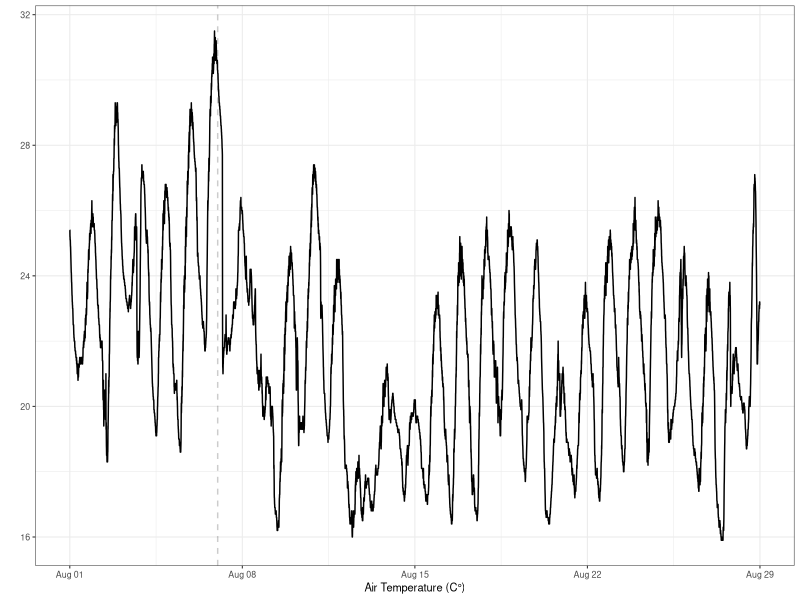
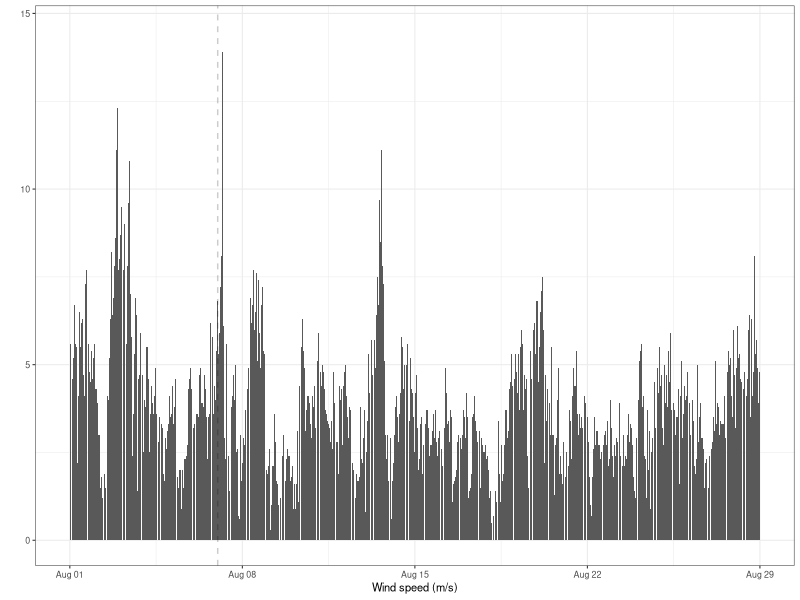

Here is the R script that generated these plots, in order: (Note: this script raises an error after producing the figures.)
#Load in packages
library(tidyverse) 
library(lubridate)
library(patchwork)


weather<- read_csv("data/weather/aos_weather.csv")


air_temp<-ggplot(dplyr::filter(weather, month(datetime) == 8))+
  geom_line(aes(x = datetime, y = air_temp))+
  geom_vline(xintercept = as.POSIXct("2022-08-07 00:00:00"), linetype = "dashed", alpha = 0.2)+
  xlab("Air Temperature (C°)")+
  ylab("")+
  theme_bw(base_size = 8)
wind<-ggplot(dplyr::filter(weather, month(datetime) == 8))+
  geom_col(aes(x = datetime, y = wind_speed))+
  geom_vline(xintercept = as.POSIXct("2022-08-07 00:00:00"), linetype = "dashed", alpha = 0.2)+
  xlab("Wind speed (m/s)")+
  ylab("")+
  theme_bw(base_size = 8)
precip<-ggplot(dplyr::filter(weather, month(datetime) == 8))+
  geom_hist(aes(x = datetime, y = accum_precip))+
  geom_vline(xintercept = as.POSIXct("2022-08-07 00:00:00"), linetype = "dashed", alpha = 0.2)+
  xlab("Accumulated Precipitation (mm)")+
  ylab("")+
  theme_bw(base_size = 8)

air_temp/wind/precip

